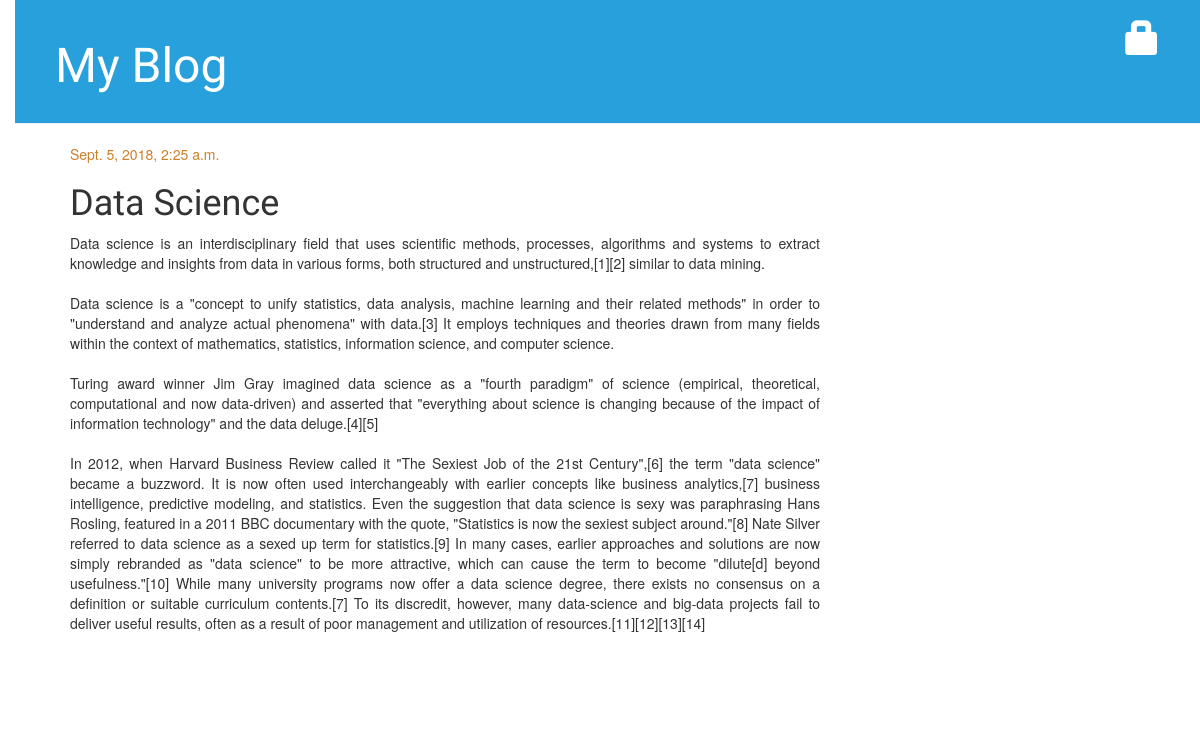
Before: /post/2/ with the older database file.
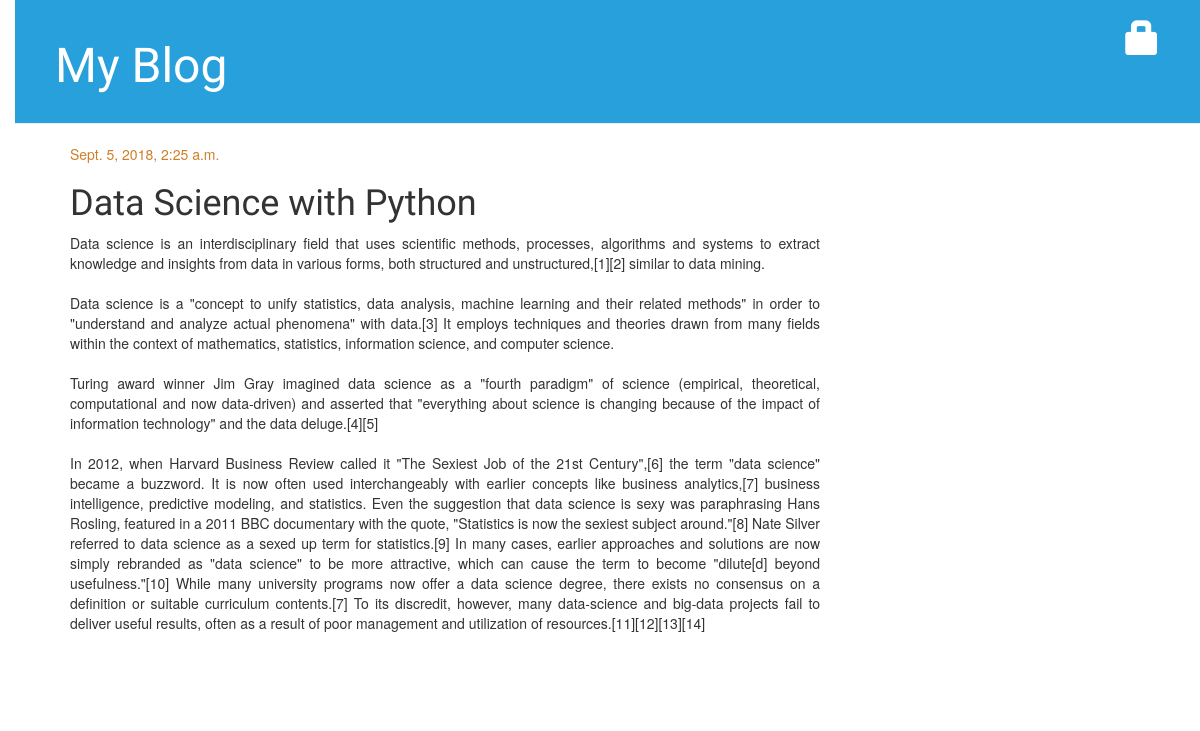
After: the same page with the newer database file.
### blog/models.py (models this page shows, shortened)
class Post(models.Model):
    author = models.ForeignKey("auth.User", on_delete=models.CASCADE)
    title = models.CharField(max_length=200)
    text = models.TextField()
    created_date = models.DateTimeField(default=timezone.now)
    published_date = models.DateTimeField(blank=True, null=True)

### blog/views.py (the view)
def post_detail(request, pk):
    post = get_object_or_404(Post, pk=pk)
    return render(request, "blog/post_detail.html", {"post": post})

### blog/templates/blog/post_detail.html (shortened to what this page needs)
{% extends 'blog/base.html' %}
{% block content %}
<div class="post">
	{% if post.published_date %}
	<div class="date">
		{{ post.published_date }}
	</div>
	{% else %}
	<a class="btn btn-default" href="{% url 'post_publish' pk=post.pk %}">Publish</a>
	{% endif %}
	<h1>{{ post.title }}</h1>
	<p align="justify">{{ post.text|linebreaksbr }}</p>
</div>
{% endblock %}

Changed rows visible on the page:
changed Post: title "Data Science" → "Data Science with Python"
